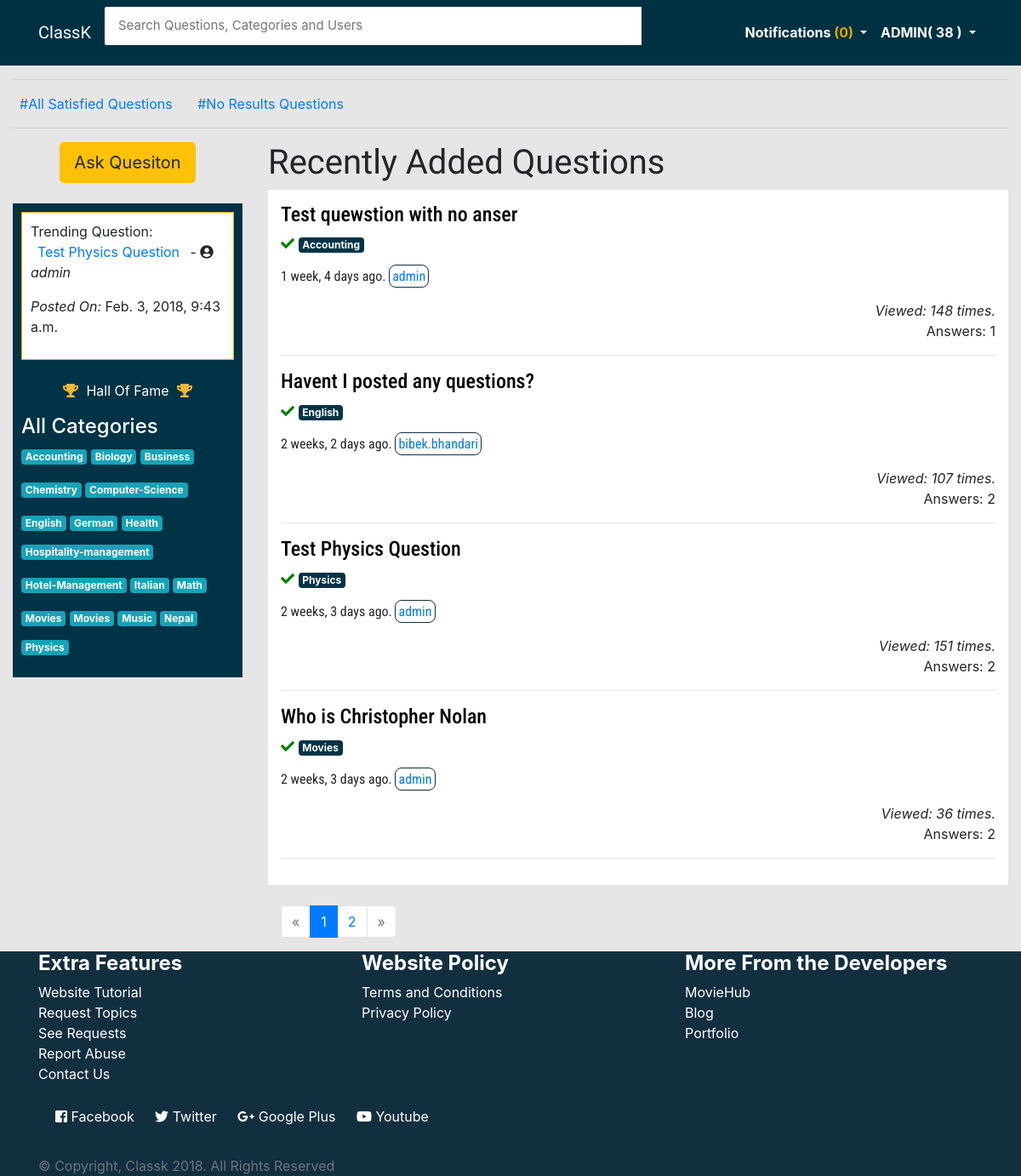
Page / (signed in) on the committed database.
### main/models.py (models this page shows, shortened)
class Question(models.Model):
    user = models.ForeignKey(User, on_delete=models.CASCADE)
    title = models.CharField(max_length=150, default='Short title of your problem')
    description = models.TextField(max_length=3000)
    slug = models.SlugField(max_length=140, unique=True)
    date = models.DateTimeField(null=True, default=timezone.now())
    category = models.ForeignKey(Category, null=True, default=None)
    satisfied = models.BooleanField(default=False)
    viewed = models.IntegerField(default=0)
    def __str__(self):
        return self.title

class Category(models.Model):
    category = models.CharField(max_length=50)
    def __str__(self):
        return self.category

### main/views.py (the view, shortened to what this page needs)
# urls.py: 2. Add a URL to urlpatterns:  url(r'^$', views.home, name='home')
def home(request):
    questions = Question.objects.all().order_by("-date")
    if request.user.is_authenticated():
        notifications = Notification.objects.filter(user=request.user, read=False)
        notif_counts = notifications.count()
        points = Profile.objects.get(user=request.user)
        score = points.points
    else:
        notifications = 'None'
        notif_counts = 0
        points = 'None'
        score = 0
    results = Question.objects.annotate(num_answers=Count('answer')).order_by("-date")
    categories = Category.objects.all().order_by('category')
    page = request.GET.get('page', 1)
    paginator = Paginator(results,4)
    try:
        results = paginator.page(page)
    except PageNotAnInteger:
        results = paginator.page(1)
    except EmptyPage:
        results = paginator.page(paginator.num_pages)
    trending_question = Question.objects.all()
    for t in trending_question:
        po = t.viewed
        trend_counter.append(po)
    new_trend = sorted(trend_counter)
    trend_index = new_trend[len(new_trend)-1]
    trend = Question.objects.get(viewed=trend_index)
    query= request.GET.get("q")
    context = {
        'questions': questions,
        'trend': trend,
        'results': results,
        'notifications':notifications,
        'notif_counts':notif_counts,
        'categories':categories,
        'score':score,
        'points':points,
    }
    return render(request, 'main/index.html', context)

### main/templates/main/index.html (shortened to what this page needs)
{% extends 'main/base.html' %} {% block title %} Ask Everything {% endblock %} {% block content %}
<div class="container-fluid">
    <hr>
    <a href="{% url 'main:all_satisfied' %}" id="trend_links">#All Satisfied Questions</a>&nbsp;&nbsp;
    <a href="{% url 'main:no_results' %}" id="trend_links">#No Results Questions</a>&nbsp;&nbsp;
    <hr>
    <div class="row">
        <div class="col-md-3 col-sm-12">
            {% if not user.is_authenticated %}
            <div class="text-center">
                <a href="{% url 'accounts:login' %}?next={% url 'main:ask-question' %}" class="btn btn-lg btn-info">Ask Question</a>
            </div>
            <br> {% else %}
            <div class="text-center">
                <a href="{% url 'main:ask-question' %}" class="btn btn-lg btn-warning">Ask Quesiton</a>
            </div>
            <br> {% endif %}
            <div id="qtns1">
                <div class="qtns2">
                    Trending Question:
                    <a href="{% url 'main:details' trend.slug %}" id="trend_links">
                        <p>{{ trend }}</a> -
                    <i class="fas fa-user-circle"></i>
                    <i>{{ trend.user }}</i>
                    <p>
                        <i>Posted On: </i>{{ trend.date}}</p>
                </div>
                <br>
                <p class="text-center">
                    <i class="fas fa-trophy" style="color:#f1b838;"> </i>&nbsp;
                    <a href="#" id="links" style="color:white;">Hall Of Fame</a>&nbsp;
                    <i class="fas fa-trophy" style="color:#f1b838;"> </i>
                </p>
                <h4 class="text-white">All Categories</h4>
                {% for c in categories %}
                <a href="{% url 'main:filter' tag=c.category %}">
                    <p class="badge badge-info">{{ c.category }}</p>
                </a>
                {% endfor %}
            </div>
            <br>
        </div>
        <div class="col-md-9 col-sm-12">
            <h1 class="text-left" id="brand"> Recently Added Questions</h1>
            <div id="qtns">
                {% for q in results %}
                <a href="{% url 'main:details' q.slug %}" id="questions">
                    <h4 id="titleq">{{ q.title }}</h4>
                    {% if q.satisfied %}
                    <i data-toggle="tooltip" data-placement="top" title="Marked Satisfied by the owner of the question." class="fas fa-check"
                        style="color:green;"></i>
                    {% else %}
                    <i>No results yet</i>
                    {% endif %}
                </a>
                <a href="{% url 'main:filter' q.category %}">
                    <p class="badge" style="background:#003346; color:white;">{{ q.category }}</p>
                </a>
                <p id="titleq">{{ q.date |timesince }} ago.
                    <a href="{% url 'accounts:profile' q.user %}" id="questions-user-link">{{ q.user }}</a>
                </p>
                <div class="text-right">
                    <i>Viewed: {{ q.viewed }} times.</i>
                    <p>Answers: {{q.num_answers}}</p>
                </div>
                <hr> {% endfor %}
            </div>
            <br>
            <div class="container">
                <div class="text-right">
                    <nav aria-label='pagination'>
                        {% if results.has_other_pages %}
                        <ul class="pagination">
                            {% if results.has_previous %}
                            <li class="page-item">
                                <a class="page-link" href="?page={{ results.previous_page_number }}">&laquo;</a>
                            </li>
                            {% else %}
                            <li class="page-item disabled">
                                <span class="page-link">&laquo;</span>
                            </li>
                            {% endif %} {% for i in results.paginator.page_range %} {% if results.number == i %}
                            <li class=" page-item active">
                                <span class="page-link">{{ i }}
                                </span>
                            </li>
                            {% else %}
                            <li class="page-item">
                                <a class="page-link" href="?page={{ i }}">{{ i }}</a>
                            </li>
                            {% endif %} {% endfor %} {% if questions.has_next %}
                            <li class="page-item">
                                <a class="page-link" href="?page={{ results.next_page_number }}">&raquo;</a>
                            </li>
                            {% else %}
                            <li class=" page-item disabled">
                                <span class="page-link">&raquo;</span>
                            </li>
                            {% endif %}
                        </ul>
                    </nav>
                </div>
            </div>
        </div>
    </div>
</div>
{% endif %} {% endblock %}

### main/templates/main/base.html (shortened to what this page needs)
<html lang="en">
<head>
    <link href="https://maxcdn.bootstrapcdn.com/bootstrap/4.0.0/css/bootstrap.min.css" rel="stylesheet"
> {% load staticfiles %}
    <link rel="stylesheet" href="{% static 'css/main.css' %}">
    <link href="https://maxcdn.bootstrapcdn.com/font-awesome/4.7.0/css/font-awesome.min.css" rel="stylesheet"
>
</head>
<body>
    <header>
        <nav class="navbar navbar-expand-lg navbar-light" style="background-color:#003143;">
            <div class="container">
                <a class="navbar-brand text-white" href="{% url 'main:home' %}" id="brand">ClassK</span>
                </a>
                <div class="collapse navbar-collapse" id="navbarNav">
                    <div class="bam-navbar-search smallsearch col-sm-8 col-xs-11">
                        <form action="{% url 'main:home' %}" method="get" class="row">
                            <input class="bam-navbar-input col-md-11" type="search" placeholder="Search Questions, Categories and Users" name="q" , value="">
                        </form>
                    </div>
                    <ul class="nav navbar-nav ml-auto w-100 justify-content-end" id="item">
                        {% if user.is_authenticated %}
                        <li class="nav-item dropdown">
                            <a class="nav-link dropdown-toggle" href="#" id="navbarDropdownMenuLink" data-toggle="dropdown" aria-haspopup="true" aria-expanded="false"
                                style="color:white;">
                                <strong>Notifications
                                    <span style="color:#E0A800;">({{ notif_counts }})</span>
                                </strong>
                            </a>
                        </li>
                        <li class="nav-item dropdown">
                            <a class="nav-link dropdown-toggle" href="#" id="navbarDropdownMenuLink" data-toggle="dropdown" aria-haspopup="true" aria-expanded="false"
                                style="color:white;">
                                <strong> {{ user.username|upper }}( {{ score }} )</strong>
                            </a>
                        </li>
                        {% endif %}
                    </ul>
                </div>
            </div>
        </nav>
    </header>
    {% block content %} {% endblock %}
    <footer class="footer">
        <div class="container" id="contents-footer">
            <div class="row">
                <div class="col-md-4">
                    <h4>
                        <strong>Extra Features</strong>
                    </h4>
                    <ul class="list-contents">
                        <a href="{% url 'main:tutorial' %}">
                            <li>Website Tutorial</li>
                        </a>
                        <a href="{% url 'main:request_topic' %}">
                            <li>Request Topics</li>
                        </a>
                        <a href="{% url 'main:display_request' %}">
                            <li>See Requests</li>
                        </a>
                        <a href="#">
                            <li>Report Abuse</li>
                        </a>
                        <a href="{% url 'main:contact' %}">
                            <li> Contact Us</li>
                        </a>
                    </ul>
                </div>
                <div class="col-md-4">
                    <h4>
                        <strong>Website Policy</strong>
                    </h4>
                    <ul class="list-contents">
                        <a href="#">
                            <li>Terms and Conditions</li>
                        </a>
                        <a href="#">
                            <li>Privacy Policy</li>
                        </a>
                    </ul>
                </div>
                <div class="col-md-4">
                    <h4>
                        <strong>More From the Developers</strong>
                    </h4>
                    <ul class="list-contents">
                        <a href="#">
                            <li>MovieHub</li>
                        </a>
                        <a href="#">
                            <li>Blog</li>
                        </a>
                        <a href="#">
                            <li>Portfolio</li>
                        </a>
                    </ul>
                </div>
            </div>
            <div class="social-media-links">
                <a href="https://www.facebook.com/whysoserious13" target="_blank"> <i class="fab fa-facebook-square"></i> Facebook</a>
                <a href="https://twitter.com/techinov22" target="_blank"> <i class="fab fa-twitter"></i>  Twitter</a>
                <a href="https://plus.google.com/u/0/113475651357673842065" target="_blank"> <i class="fab fa-google-plus-g"></i>  Google Plus</a>
                <a href="https://www.youtube.com/c/onthir" target="_blank"> <i class="fab fa-youtube"></i>  Youtube</a>
            </div>
             <br>
            <span class="text-muted text-center">&copy; Copyright, Classk 2018. All Rights Reserved</span>
        </div>
    </footer>
</body>
</html>

### account/static/css/main.css (style rules this page uses)
body { background: #e6e6e6; }
.bam-navbar-input { padding: 11px 16px; border-radius: 2px 0 0 2px; border: 0 none; outline: 0 none; font-size: 15px; }
#questions { text-decoration: none; color: black; }
#qtns { background-color: white; padding: 15px; }
#qtns1 { background-color: #003346; position: relative; padding: 10px; }
#links { text-decoration: none; }
.qtns2 { background: white; border: 1px solid orange; padding: 10px; }
#brand { font-family: 'Francois One', sans-serif; }
#titleq { font-family: 'Roboto Condensed', sans-serif; }
#questions-user-link { text-decoration: none; border: 1px solid #122f40; padding: 3px; border-radius: 8px; }
#contents-footer { color: white; }
.footer { background-color: #122f40; }
.list-contents li { list-style-type: none; }
.list-contents a { text-decoration: none; color: white; }
ul { padding: 0; }
#trend_links { text-decoration: none; padding: 8px; }
.social-media-links { padding: 10px; }
.social-media-links a { text-decoration: none; color: white; padding: 10px; }

### rows in the picture
Question: title "Test Physics Question", user "admin", date "Feb. 3, 2018, 9:43 a.m.", satisfied True (drawn), category "Physics", date "2 weeks, 3 days", viewed "151", num_answers "2"
Category: category "Accounting"
Category: category "Biology"
Category: category "Business"
Category: category "Chemistry"
Category: category "Computer-Science"
Category: category "English"
Category: category "German"
Category: category "Health"
Category: category "Hospitality-management"
Category: category "Hotel-Management"
Category: category "Italian"
Category: category "Math"
Category: category "Movies"
Category: category "Movies"
Category: category "Music"
Category: category "Nepal"
Category: category "Physics"
Question: title "Test quewstion with no anser", satisfied True (drawn), category "Accounting", date "1 week, 4 days", user "admin", viewed "148", num_answers "1"
Question: title "Havent I posted any questions?", satisfied True (drawn), category "English", date "2 weeks, 2 days", user "bibek.bhandari", viewed "107", num_answers "2"
Question: title "Who is Christopher Nolan", satisfied True (drawn), category "Movies", date "2 weeks, 3 days", user "admin", viewed "36", num_answers "2"

### other values in the picture
{{ notif_counts }} "0"
{{ user.username|upper }} "ADMIN"
{{ score }} "38"
{{ i }} "1"
{{ i }} "2"
